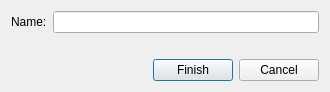
<?xml version="1.0" encoding="UTF-8"?>
<ui version="4.0">
 <class>ItemEditForm</class>
 <widget class="QDialog" name="ItemEditForm">
  <property name="geometry">
   <rect>
    <x>0</x>
    <y>0</y>
    <width>330</width>
    <height>90</height>
   </rect>
  </property>
  <property name="windowTitle">
   <string>Dialog</string>
  </property>
  <layout class="QVBoxLayout" name="verticalLayout">
   <item>
    <layout class="QHBoxLayout" name="horizontalLayout">
     <item>
      <widget class="QLabel" name="label">
       <property name="text">
        <string>Name:</string>
       </property>
      </widget>
     </item>
     <item>
      <widget class="QLineEdit" name="name"/>
     </item>
    </layout>
   </item>
   <item>
    <widget class="QLabel" name="error">
     <property name="text">
      <string/>
     </property>
    </widget>
   </item>
   <item>
    <layout class="QHBoxLayout" name="horizontalLayout_2">
     <item>
      <spacer name="horizontalSpacer">
       <property name="orientation">
        <enum>Qt::Horizontal</enum>
       </property>
       <property name="sizeHint" stdset="0">
        <size>
         <width>40</width>
         <height>20</height>
        </size>
       </property>
      </spacer>
     </item>
     <item>
      <widget class="QPushButton" name="FinishButton">
       <property name="text">
        <string>Finish</string>
       </property>
      </widget>
     </item>
     <item>
      <widget class="QPushButton" name="CancelButton">
       <property name="text">
        <string>Cancel</string>
       </property>
      </widget>
     </item>
    </layout>
   </item>
  </layout>
 </widget>
 <resources/>
 <connections/>
</ui>
